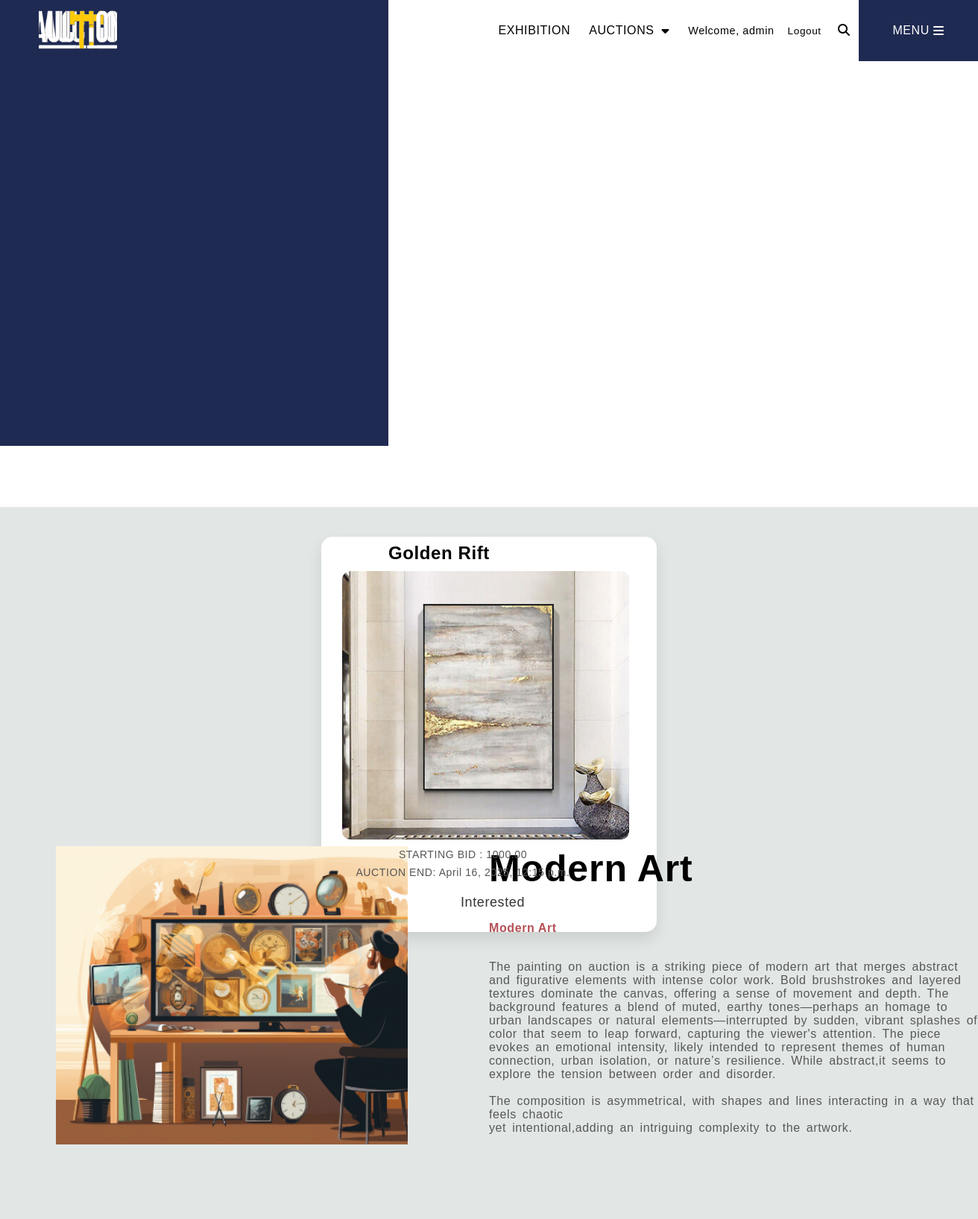
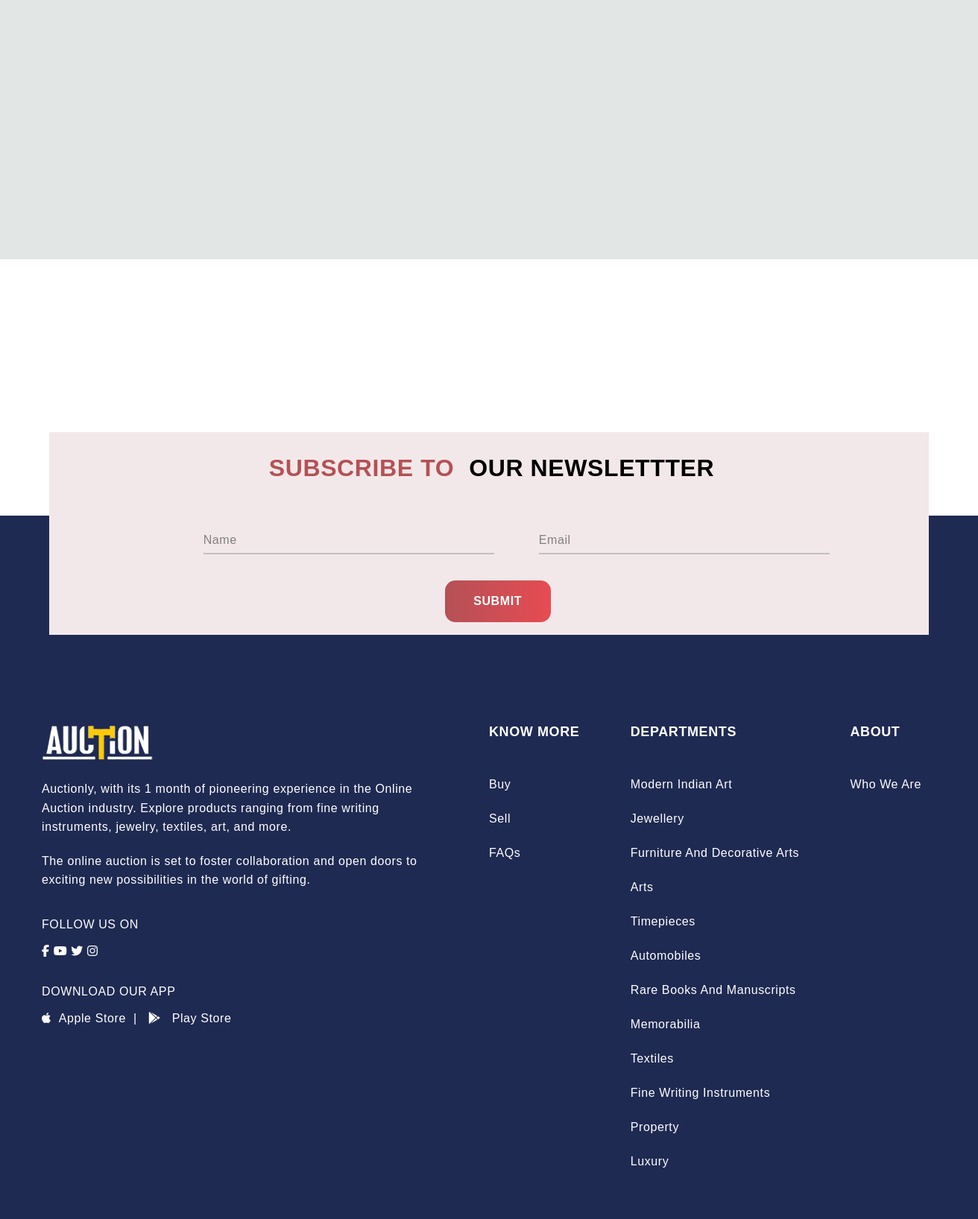
Screenshot of /modernart (signed in) with the database file from the repository (2 pictures, top to bottom).
### Auctionly/models.py (models this page shows, shortened)
class Product(models.Model):
    title = models.CharField(max_length=50)
    description = models.TextField()
    image = models.ImageField(upload_to='images/')
    starting_bid = models.DecimalField(max_digits=20, decimal_places=2)
    end_auction = models.DateTimeField()
    owner = models.ForeignKey(User, on_delete=models.CASCADE)
    winner = models.ForeignKey(User, on_delete=models.SET_NULL, null=True, blank=True, related_name='buyer')
    notified = models.BooleanField(default=False)
    is_auction_active = models.BooleanField(default=True)

### Auctionly/views.py (the view)
# urls.py: path('modernart', modernart, name="modernart"),
def modernart(request):
    products = Product.objects.all()
    return render(request, 'modernart.html', {'products': products})

### Auctionly/templates/modernart.html (shortened to what this page needs)
<!DOCTYPE html>
<html lang="en">
<head>
    {% load static %}
    <link rel="stylesheet" href="https://cdnjs.cloudflare.com/ajax/libs/font-awesome/6.6.0/css/all.min.css"
 />
    <link rel="stylesheet" href="{% static 'Auctionly/modernart.css' %}">
</head>
<body>
    <div class="main-nav-bar" id="main-nav-bar">
        <a href="{% url 'home' %}">
            <div class="main-nav-bar-logo">
                <img src="{% static 'Auctionly/images/logo.png' %}" alt="Auctionly Logo">
            </div>
        </a>
        <div class="main-nav-contents main-nav-contents3">
            <a href="#">EXHIBITION</a>
        </div>
        <div class="main-nav-contents main-nav-contents3">
            AUCTIONS <i class="fa-solid fa-caret-down"></i>
        </div>
        <div class="main-nav-contents profile-section">
            {% if user.is_authenticated %}
                <span class="username">Welcome, {{ user.username }}</span>
                <a href="{% url 'logout' %}">Logout</a>
            {% else %}
                <a href="{% url 'sign_in' %}">Sign In</a>
                <a href="{% url 'sign_up' %}">Sign Up</a>
            {% endif %}
        </div>
        <div class="main-nav-contents">
            <div class="search-icon-navbar">
                <i class="fa-solid fa-magnifying-glass"></i>
            </div>
        </div>
        <div class="main-nav-menu">
            <button id="main_page_menu_btn" class="main-nav-menu-contents">MENU <i class="fa-solid fa-bars"></i></button>
        </div>
    </div>
    <div class="neela-dabba"></div>
    <div class="slide_container">
        <div class="slides"></div>
        <div class="slides_border"></div>
        <div class="slides_content">
            <div class="department-heading-1">
                <h3>Modern Art</h3>
            </div>
            <div class="department-heading-2">
                <h6>Modern Art </h6>
            </div>
            <div class="para-department">
                <p>The painting on auction is a striking piece of modern art that merges abstract and figurative
                    elements with intense color work. Bold brushstrokes and layered textures dominate the canvas,
                    offering a sense of movement and depth. The background features a blend of muted, earthy
                    tones—perhaps an homage to urban landscapes or natural elements—interrupted by sudden, vibrant
                    splashes of color that seem to leap forward, capturing the viewer's attention.
                    The piece evokes an emotional intensity, likely intended to represent themes of human connection,
                    urban isolation, or nature’s resilience.
                    While abstract,it seems to explore the tension between order and disorder.<br><br>
                    The composition is asymmetrical, with shapes and lines interacting in a way that feels chaotic <br>
                    yet intentional,adding an intriguing complexity to the artwork.<br>
            </div>
        </div>
    </div>
    <div class="shopping-sec">
        {% for product in products %}
        <div class="product-card">
            <div id="boxcontent">
                <h2 id="head">{{product.title}}</h2>
                <div id="image2">
                    <img src="{{ product.image.url }}" alt="MAitem1" id="image1">
                </div>
                <p id="p1">STARTING BID : {{product.starting_bid}}</p>
                <p id="p2">AUCTION END: {{product.end_auction}}</p>
                <a href="{% url 'openpage' product.id %}">
                    <button id="Intrested">Interested</button>
                </a>
            </div>
        </div>
        {% endfor %}
    </div>
    <br><br><br><br>
    <div class="newsletter-box">
        <div class="newsletter-box-contents">
            <div class="subscribe-text">
                <div class="red-text-subscribe">
                    SUBSCRIBE TO
                </div>
                <div class="our-text-subscribe">
                    OUR NEWSLETTTER
                </div>
            </div>
            <div class="input-details-nl">
                <div class="wrapper">
                    <div class="input-data">
                        <input type="text" required>
                        <div class="underline"></div>
                        <label>Name</label>
                    </div>
                </div>
                <div class="wrapper">
                    <div class="input-data">
                        <input type="text" required>
                        <div class="underline"></div>
                        <label>Email</label>
                    </div>
                </div>
            </div>
            <div class="submit-button-letterbox">
                <div class="button-text">
                    SUBMIT
                </div>
            </div>
        </div>
    </div>
    <div class="neela-dabba-footer">
        <footer class="footer">
            <div class="footer-content">
                <div class="left-section">
                    <img src="{%static 'Auctionly/images/logo.png'%}" alt="Company logaaaaa" class="logo">
                    <p>Auctionly, with its 1 month of pioneering experience in the Online Auction industry. Explore
                        products ranging from fine writing instruments, jewelry, textiles, art, and more.</p>
                    <p>The online auction is set to foster collaboration and open doors to exciting new possibilities in
                        the world of gifting.</p><br>
                    <div class="social-icons">
                        <div class="follow-us-on-text">FOLLOW US ON</div><br>
                        <i class="fa-brands fa-facebook-f"></i>
                        <i class="fa-brands fa-youtube"></i>
                        <i class="fa-brands fa-twitter"></i>
                        <i class="fa-brands fa-instagram"></i><br>
                    </div><br><br>
                    <div class="app-links">
                        <div class="follow-us-on-text">DOWNLOAD OUR APP</div><br>
                        <i class="fa-brands fa-apple"></i>&nbsp;&nbsp;Apple Store&nbsp; |&nbsp;&nbsp;
                        <i class="fa-brands fa-google-play"></i>&nbsp;&nbsp;&nbsp;Play Store
                    </div>
                </div>
                <div class="right-section">
                    <div class="column">
                        <h3>KNOW MORE</h3><br><br>
                        <ul>
                            <div class="footer-buttons">
                                <li><a href="#">Buy </a></li><br>
                            </div>
                            <div class="footer-buttons">
                                <li><a href="#">Sell</a></li><br>
                            </div>
                            <div class="footer-buttons">
                                <li><a href="#">FAQs</a></li><br>
                            </div>
                        </ul>
                    </div>
                    <div class="column">
                        <h3>DEPARTMENTS</h3><br><br>
                        <ul>
                            <div class="footer-buttons">
                                <li><a href="modernart.html">Modern Indian Art</a></li><br>
                            </div>
                            <div class="footer-buttons">
                                <li><a href="#">Jewellery</a></li><br>
                            </div>
                            <div class="footer-buttons">
                                <li><a href="#">Furniture And Decorative Arts</a></li><br>
                            </div>
                            <div class="footer-buttons">
                                <li><a href="#">Arts</a></li><br>
                            </div>
                            <div class="footer-buttons">
                                <li><a href="#">Timepieces</a></li><br>
                            </div>
                            <div class="footer-buttons">
                                <li><a href="#">Automobiles</a></li><br>
                            </div>
                            <div class="footer-buttons">
                                <li><a href="#">Rare Books And Manuscripts</a></li><br>
                            </div>
                            <div class="footer-buttons">
                                <li><a href="#">Memorabilia</a></li><br>
                            </div>
                            <div class="footer-buttons">
                                <li><a href="#">Textiles</a></li><br>
                            </div>
                            <div class="footer-buttons">
                                <li><a href="#">Fine Writing Instruments</a></li><br>
                            </div>
                            <div class="footer-buttons">
                                <li><a href="#">Property</a></li><br>
                            </div>
                            <div class="footer-buttons">
                                <li><a href="#">Luxury</a></li><br>
                            </div>
                        </ul>
                    </div>
                    <div class="column">
                        <h3>ABOUT</h3><br><br>
                        <ul>
                            <li><a href="#">Who We Are</a></li>
                        </ul>
                    </div>
                </div>
            </div>
        </footer>
    </div>
    {% load static %}
</body>
</html>

### Auctionly/templates/modernart.html (style rules this page uses)
.shopping-sec { width: 100%; min-height: 1303px; padding-top: 20px; padding-bottom: 4vh; background-color: #E2E7E6; color: #000000; font: 16px; font-family: sans-serif; display: flex; gap: 30px; justify-content: center; flex-wrap: wrap; }
#boxcontent { width: 380px; height: 400px; }
#image1 { width: 385px; height: 360px; border-radius: 3%; margin-top: 10px; margin-left: 10px; }
#image2 { margin-left: 18px; }
#head { font-size: 24px; height: 20px; width: 300px; margin: 8px; }
.product-card { background-color: #fff; width: 450px; height: 530px; border-radius: 15px; box-shadow: 0 10px 20px rgba(0, 0, 0, 0.1); overflow: hidden; text-align: center; margin-top: 20px; }
#p1 { font-size: 14px; color: #555; margin-top: 8px; position: relative; }
#p2 { font-size: 14px; color: #555; margin-top: 8px; position: relative; }
.main-nav-bar { display: flex; justify-content: space-between; align-items: center; padding: 15px 30px; color: black; position: fixed; top: 0; width: 100%; z-index: 1000; }
.main-nav-bar-logo img { height: 7vh; width: 8vw; object-fit: cover; }
.main-nav-contents { font-size: 1em; cursor: pointer; display: flex; align-items: center; gap: 5px; }
.main-nav-contents a { color: #000; text-decoration: none; }
.fa-caret-down { transition: transform 0.3s; margin-left: 5px; }
.search-icon-navbar { padding: 5px; }
.main-nav-menu .main-nav-menu-contents { background: none; border: none; color: white; font-size: 1em; cursor: pointer; display: flex; align-items: center; gap: 5px; }
.profile-section { display: flex; align-items: center; gap: 10px; }
.profile-section .username { font-size: 0.9em; font-weight: 500; }
.profile-section a { color: #000; text-decoration: none; font-size: 0.85em; padding: 5px 8px; border-radius: 4px; transition: background-color 0.3s; }
#Intrested { padding: 10px 10px; font-size: 25px; color: #333; background: transparent; border: 2px solid transparent; border-radius: 5px; position: relative; overflow: hidden; cursor: pointer; transition: color 0.4s ease; margin-top: 10px; margin-left: 10px; }
#Intrested:before, #Intrested:after { content: ""; position: absolute; height: 2px; width: 100%; background: linear-gradient(to right, #b45156 0%, #e74b52 100%); left: 0; transform: scaleX(0); transition: transform 0.4s ease; }
#Intrested:before { top: 0; transform-origin: left; }
#Intrested:after { bottom: 0; transform-origin: right; }

### rows the page displays
Product: title "Golden Rift", image (picture), starting_bid "1000.00", end_auction "April 16, 2025, 12:15 p.m."

### other values shown
{{ user.username }} "admin"
